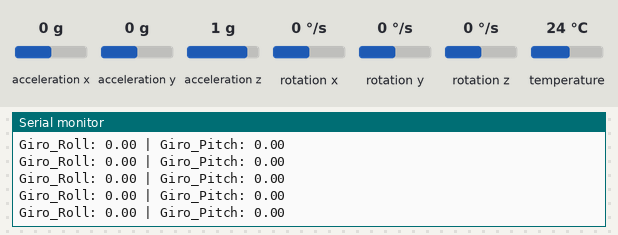
A sketch run on a simulated Arduino Uno, built with avr-gcc and run on an emulated ATmega328P. Shown: the last lines printed to the serial monitor. Inputs (shaded band) come from the test bench; at power-on: rotation x 0 °/s, rotation y 0 °/s, acceleration x 0 g, acceleration y 0 g, acceleration z 1 g, rotation z 0 °/s, temperature 24 °C.

Above: at 2.6 s.
2.7 s: rotation x set to -192 °/s
At 3.4 s:
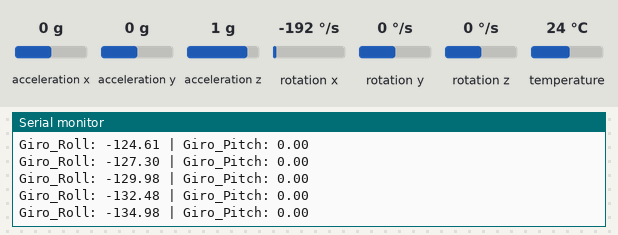
4.2 s: rotation y set to -192 °/s
At 5.2 s:
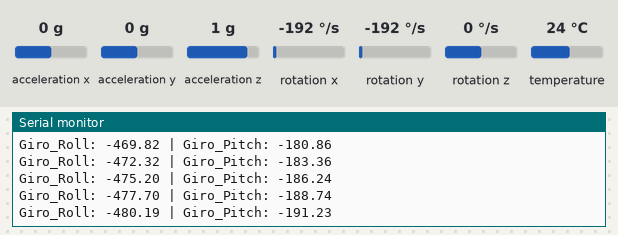
5.7 s: rotation x set to 192 °/s
At 6.6 s:
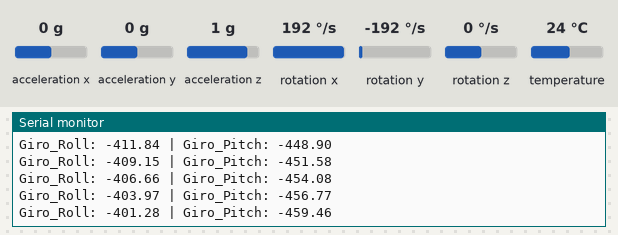
8.7 s: rotation y set to -100 °/s
At 9.3 s:
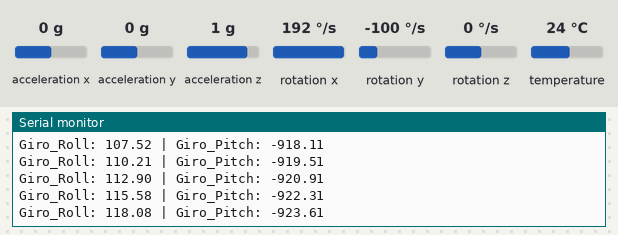
Timing chart, 0 to 11.7 s (numbered marks = the images above; inputs shaded):
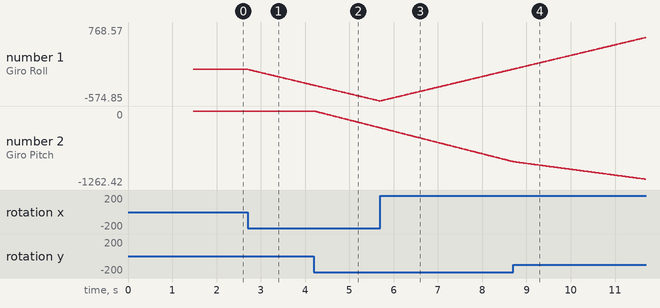

Measured:
- after the input at 2.7 s, the serial monitor: prints a new line at once (image 1)
- plotted number 1: 0 → -288.96 after the input at 2.7 s

The sketch:

picht_y_roll_acelerometro.ino
```cpp
//tilizando el sensor MPU6050 obtener pitch y roll usando solo giroscopio

#include <Adafruit_MPU6050.h>
#include <Adafruit_Sensor.h>
#include <Wire.h>

Adafruit_MPU6050 mpu;

float gyro_roll = 0, gyro_pitch = 0;
float offset_x = 0, offset_y = 0;
unsigned long tiempo_prev;

void setup() {
  Serial.begin(115200);
  if (!mpu.begin()) {
    while (1) delay(10);
  }

  // --- CALIBRACIÓN AUTOMÁTICA ---
  // Lee el error inicial mientras el sensor está quieto
  Serial.println("Calibrando... No muevas el sensor");
  for(int i = 0; i < 200; i++) {
    sensors_event_t a, g, temp;
    mpu.getEvent(&a, &g, &temp);
    offset_x += g.gyro.x;
    offset_y += g.gyro.y;
    delay(5);
  }
  offset_x /= 200;
  offset_y /= 200;
  Serial.println("Calibración lista.");

  tiempo_prev = millis();
}

void loop() {
  sensors_event_t a, g, temp;
  mpu.getEvent(&a, &g, &temp);

  unsigned long tiempo_actual = millis();
  float dt = (tiempo_actual - tiempo_prev) / 1000.0;
  tiempo_prev = tiempo_actual;

  // Restamos el offset para que cuando esté quieto marque 0
  float gx = (g.gyro.x - offset_x) * 180 / PI;
  float gy = (g.gyro.y - offset_y) * 180 / PI;

  // Integración: ángulo = ángulo + (velocidad * tiempo)
  gyro_roll  += gx * dt;
  gyro_pitch += gy * dt;

  Serial.print("Giro_Roll: "); Serial.print(gyro_roll, 2);
  Serial.print(" | Giro_Pitch: "); Serial.println(gyro_pitch, 2);

  delay(10);
}
```
